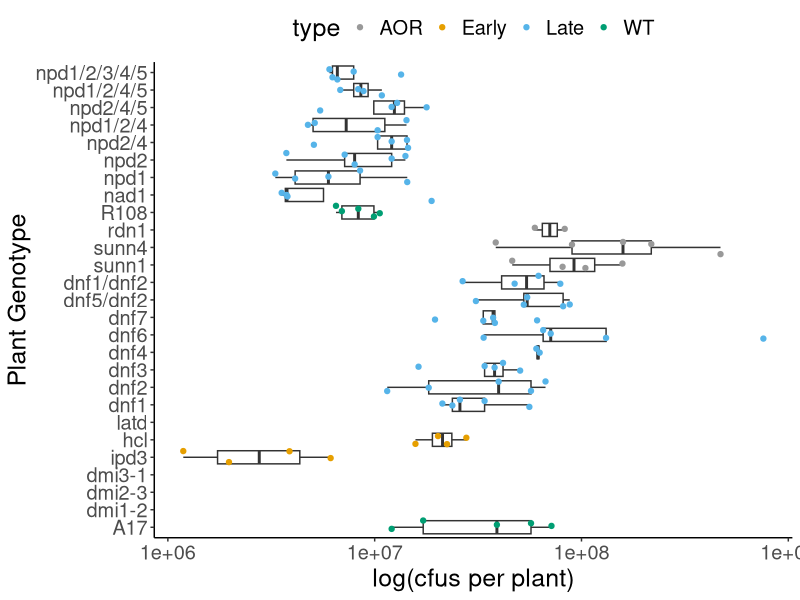
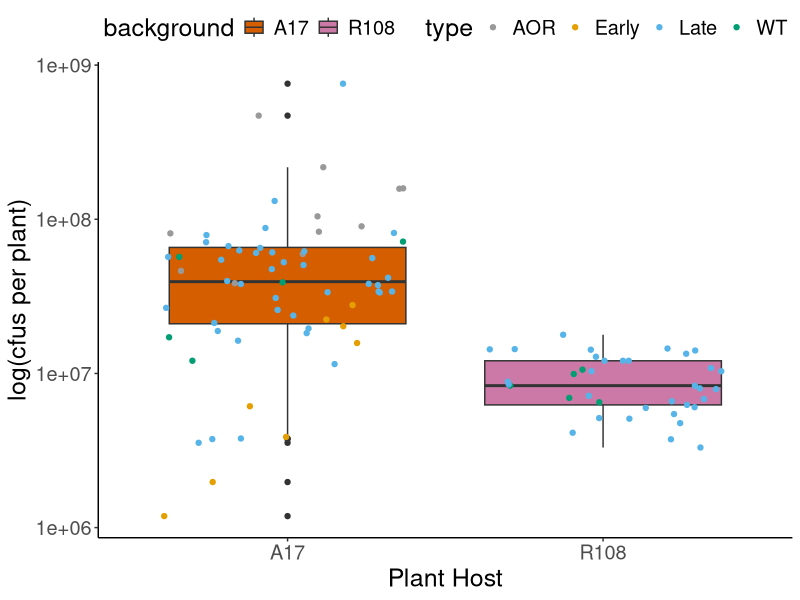
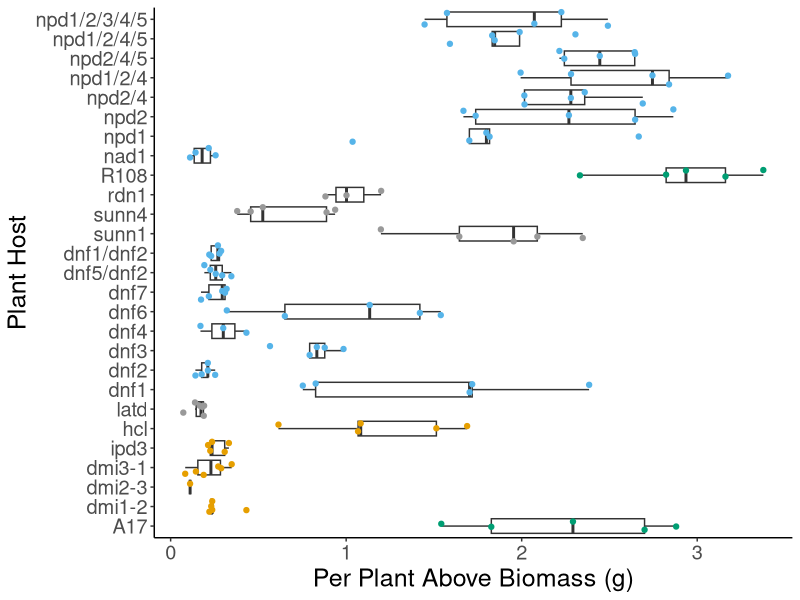
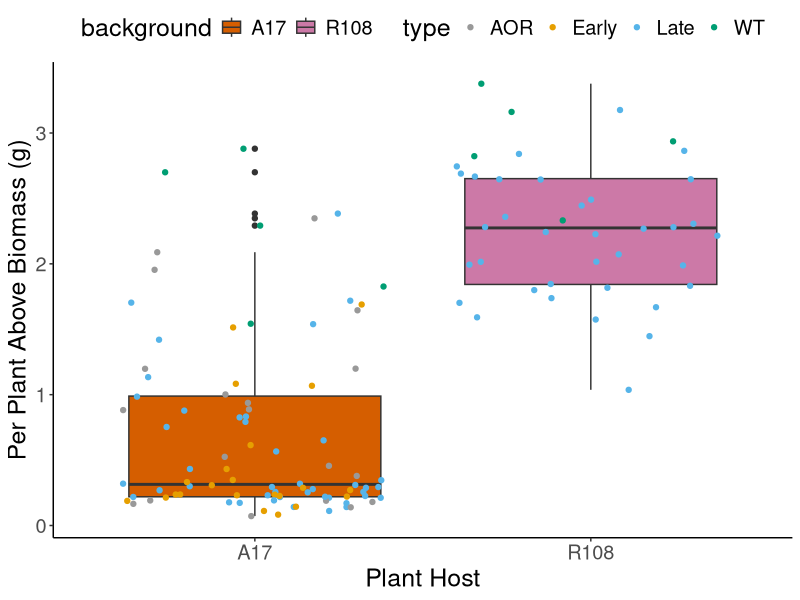
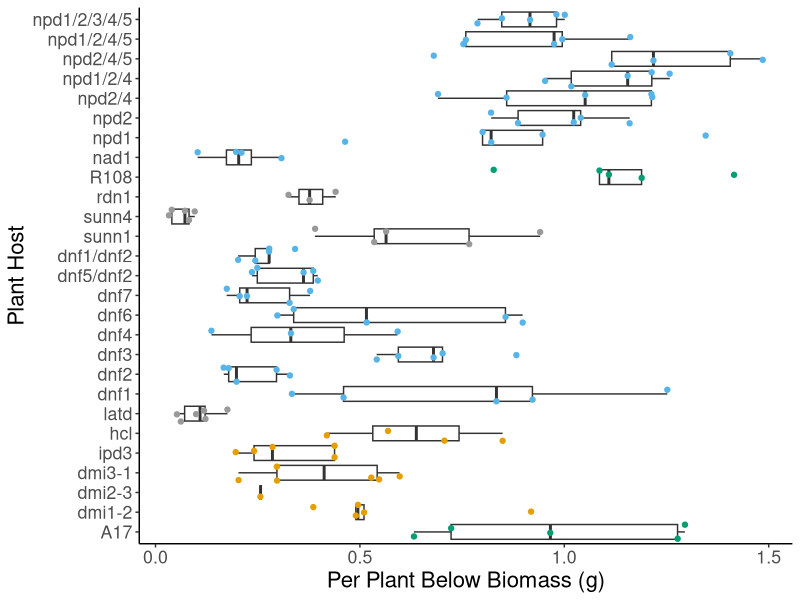
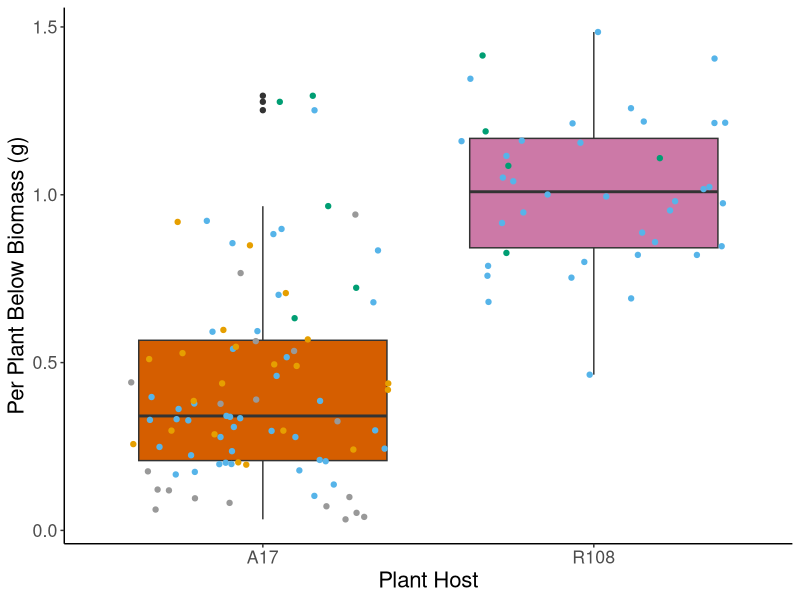
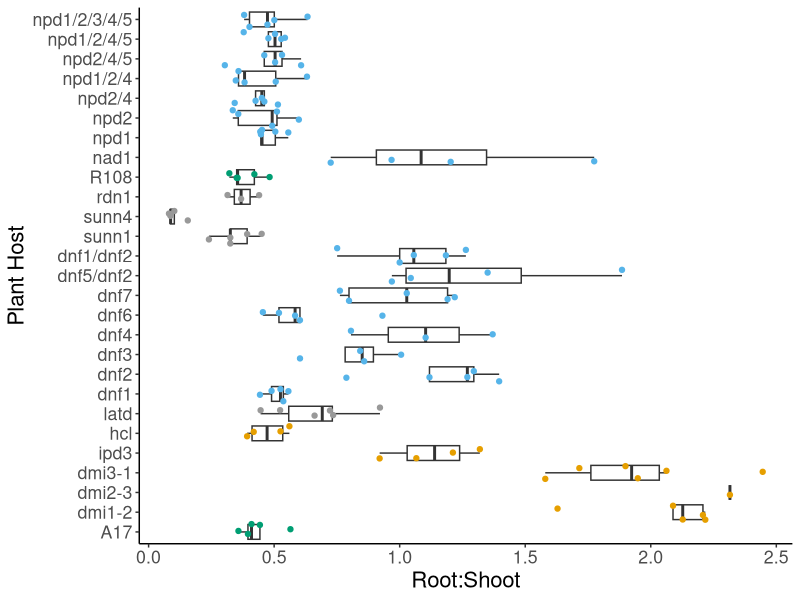
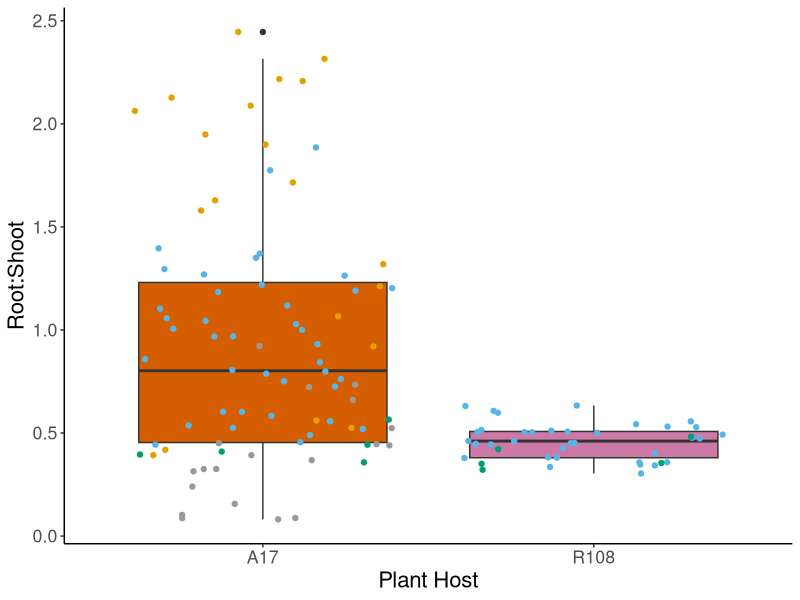

Reproduce these figures in R, in order.
## ---- chunk 1
#This chunk is for setting global options for all chunks
knitr::opts_knit$set(root.dir = '/GitHub')
knitr::opts_chunk$set(message = FALSE)

#Add a new chunk by clicking the *Insert Chunk* button on the toolbar or by pressing *Ctrl+Alt+I*.

#When you save the notebook, an HTML file containing the code and output will be saved alongside it (click the *Preview* button or press *Ctrl+Shift+K* to preview the HTML file).

#The preview shows you a rendered HTML copy of the contents of the editor. Consequently, unlike *Knit*, *Preview* does not run any R code chunks. Instead, the output of the chunk when it was last run in the editor is displayed.

#To display output in the plots pane Preferences>> OR Tools>>Global_Options>> RMarkdown>>uncheck "Show output inline...")

#Searchable R Markdown reference: https://bookdown.org/yihui/rmarkdown-cookbook/

#Code that may once again be useful

#Combining plots
#require(ggpubr)
#cfu_combo <- ggarrange(p_cfu_A17, p_cfu_R108, common.legend = TRUE)

#facet zoom
#facet_grid(. ~ background) 
#facet_zoom(ylim = c(1000000, 10000000)) #require(ggforce)) 
## ---- chunk 2
require(tidyverse)
require(ggpubr)

#color palettes - colorblind friendly
cbPalette <- c("#999999", "#E69F00", "#56B4E9", "#009E73", "#F0E442", "#0072B2", "#D55E00", "#CC79A7")
cbbPalette <- c("#E69F00", "#D55E00","56B4E9" , "#CC79A7", "#009E73", "#0072B2","#F0E442" , "#000000")
## ---- chunk 3
getwd()
all_data <- read.table("../data/data_nsfpgrp_hostmutants_C86meliloti.txt", sep = "\t", header=TRUE)
geno_name <- read.table("../data/genotype_name.txt", sep = "\t", header=TRUE)

#genotype_id imports as a chr... not sure why but it is int in the all_data table
geno_name$genotype_id = as.integer(geno_name$genotype_id)
#Calculate cfu per plant - divide by 4ml (this is the amount added to nodules to homogenize) then divide by number of plants picked nodules from to get cfu/ml to cfu/plant
#drop_na(num_plants_picked_nods) %>%
all_data <- all_data %>% inner_join(geno_name, by="genotype_id") %>%  mutate(cfu_plant = cfu_ml/4/num_plants_picked_nods, above_plant = above_biomass_g/num_plants, below_plant = below_biomass_g/num_plants, root_shoot = below_plant/above_plant)
#Filter out unwanted samples hybrids and unknown genotypes
all_data <- all_data %>% filter(type!="A18") %>% filter(type!="UN") 
#set genotype_id as a factor so will group in plots
all_data$genotype_id = as.factor(all_data$genotype_id)
## ---- chunk 4
#By host genotype
p_cfu<-ggplot(all_data, aes(x=reorder(name,order), y=cfu_plant)) +
        geom_boxplot(outlier.shape=NA) +
        geom_jitter(aes(x=name, y=cfu_plant, color=type)) +
        scale_y_continuous(trans='log10') +
        labs(x="Plant Genotype",y="log(cfus per plant)")+
        coord_flip() +
        scale_color_manual(values = cbPalette) +
        theme_classic() + theme(legend.position="top", text = element_text(size=18))
p_cfu

#If want separate plots for plant backgrounds. Copy and paste plot code from above below the data line here.
#p_cfu_A17<-ggplot(filter(all_data, background!="R108"), aes(x=reorder(name,order), y=cfu_plant)) +
#p_cfu_R108<-ggplot(filter(all_data, background=="R108"), aes(x=reorder(name,order), y=cfu_plant)) + 

ggsave(plot = p_cfu , width = 10, height = 7, dpi = 600, filename = "../figures/cfu_geno.png")
## ---- chunk 5
#By host background
p_bg_cfu<-ggplot(all_data, aes(x=background, y=cfu_plant)) + 
        geom_boxplot(aes(x=background, y=cfu_plant, fill=background)) +
        geom_jitter(aes(x=background, y=cfu_plant, color=type)) +
        scale_y_continuous(trans='log10') +
        scale_fill_manual(values=c("#D55E00", "#CC79A7")) +
        scale_color_manual(values=cbPalette, ) +
        labs(x="Plant Host",y="log(cfus per plant)") +
        theme_classic() + theme(legend.position="top", text = element_text(size=18))
p_bg_cfu 

ggsave(plot = p_bg_cfu , width = 5.3, height = 5.5, dpi = 600, filename = "../figures/bg_cfu.png")
## ---- chunk 6
#By host genotype
p_aBiomass<-ggplot(all_data, aes(x=reorder(name,order), y=above_biomass_g)) + 
        geom_boxplot(outlier.shape=NA) +
        geom_jitter(aes(x=name, y=above_biomass_g, color=type)) +
        coord_flip() +
        scale_color_manual(values=cbPalette)  +
        labs(x="Plant Host",y="Per Plant Above Biomass (g)") +
        theme_classic() + theme(legend.position="", text = element_text(size=18))
p_aBiomass 

p_bg_aBiomass<-ggplot(all_data, aes(x=background, y=above_biomass_g)) + 
        geom_boxplot(aes(x=background, y=above_biomass_g, fill=background)) +
        geom_jitter(aes(x=background, y=above_biomass_g, color=type)) +
        scale_color_manual(values=cbPalette) +
        scale_fill_manual(values=c("#D55E00", "#CC79A7")) +
        labs(x="Plant Host",y="Per Plant Above Biomass (g)")+
        theme_classic() + theme(legend.position="top", text = element_text(size=18))
p_bg_aBiomass 

## ---- chunk 7
#By host genotype
p_bBiomass<-ggplot(all_data, aes(x=reorder(name,order), y=below_biomass_g)) + 
        geom_boxplot(outlier.shape=NA) +
        geom_jitter(aes(x=name, y=below_biomass_g, color=type)) +
        coord_flip() +
        scale_color_manual(values=cbPalette)  +
        labs(x="Plant Host",y="Per Plant Below Biomass (g)") +
        theme_classic() + theme(legend.position="", text = element_text(size=16))
p_bBiomass 

p_bg_bBiomass<-ggplot(all_data, aes(x=background, y=below_biomass_g)) + 
        geom_boxplot(aes(x=background, y=below_biomass_g, fill=background)) +
        geom_jitter(aes(x=background, y=below_biomass_g, color=type)) +
        scale_color_manual(values=cbPalette) +
        scale_fill_manual(values=c("#D55E00", "#CC79A7")) +
        labs(x="Plant Host",y="Per Plant Below Biomass (g)")+
        theme_classic() + theme(legend.position="", text = element_text(size=16))
p_bg_bBiomass


#ggsave(plot = biomass_combo , width = 10, height = 10, dpi = 600, filename = "../figures/biomass_combo.png")



## ---- chunk 8
#By host genotype
p_bBiomass<-ggplot(all_data, aes(x=reorder(name,order), y=root_shoot)) + 
        geom_boxplot(outlier.shape=NA) +
        geom_jitter(aes(x=name, y=root_shoot, color=type)) +
        coord_flip() +
        scale_color_manual(values=cbPalette)  +
        labs(x="Plant Host",y="Root:Shoot") +
        theme_classic() + theme(legend.position="", text = element_text(size=16))
p_bBiomass 

p_bg_bBiomass<-ggplot(all_data, aes(x=background, y=root_shoot)) + 
        geom_boxplot(aes(x=background, y=root_shoot, fill=background)) +
        geom_jitter(aes(x=background, y=root_shoot, color=type)) +
        scale_color_manual(values=cbPalette) +
        scale_fill_manual(values=c("#D55E00", "#CC79A7")) +
        labs(x="Plant Host",y="Root:Shoot")+
        theme_classic() + theme(legend.position="", text = element_text(size=16))
p_bg_bBiomass


#ggsave(plot = biomass_combo , width = 10, height = 10, dpi = 600, filename = "../figures/biomass_combo.png")


